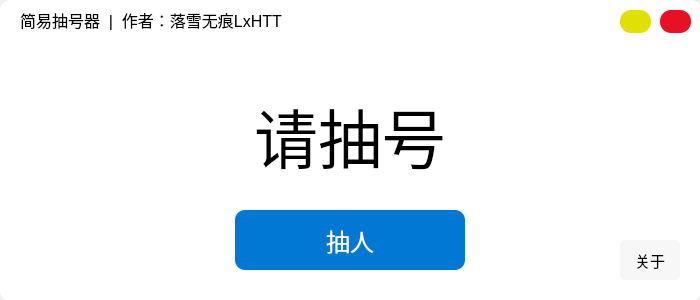
<?xml version="1.0" encoding="UTF-8"?>
<ui version="4.0">
 <class>LxRandom</class>
 <widget class="QMainWindow" name="LxRandom">
  <property name="geometry">
   <rect>
    <x>0</x>
    <y>0</y>
    <width>700</width>
    <height>300</height>
   </rect>
  </property>
  <property name="minimumSize">
   <size>
    <width>700</width>
    <height>300</height>
   </size>
  </property>
  <property name="windowTitle">
   <string>LxRandom</string>
  </property>
  <widget class="QWidget" name="CentralWidget">
   <property name="minimumSize">
    <size>
     <width>700</width>
     <height>300</height>
    </size>
   </property>
   <widget class="QLabel" name="Background">
    <property name="geometry">
     <rect>
      <x>0</x>
      <y>0</y>
      <width>701</width>
      <height>301</height>
     </rect>
    </property>
    <property name="styleSheet">
     <string notr="true">QLabel
{
	background-color: rgb(255, 255, 255);
	border-radius: 10px
}</string>
    </property>
    <property name="text">
     <string/>
    </property>
   </widget>
   <widget class="QWidget" name="LxRandom_Widget" native="true">
    <property name="geometry">
     <rect>
      <x>0</x>
      <y>0</y>
      <width>700</width>
      <height>300</height>
     </rect>
    </property>
    <widget class="QPushButton" name="Close_PushButton">
     <property name="geometry">
      <rect>
       <x>660</x>
       <y>10</y>
       <width>31</width>
       <height>23</height>
      </rect>
     </property>
     <property name="minimumSize">
      <size>
       <width>31</width>
       <height>23</height>
      </size>
     </property>
     <property name="cursor">
      <cursorShape>PointingHandCursor</cursorShape>
     </property>
     <property name="styleSheet">
      <string notr="true">QPushButton
{
	background-color: rgb(232, 17, 35);
	border-radius: 11px;
}
QPushButton:hover
{
	background-color: rgb(193, 6, 16);
	border-radius: 11px;
}
QPushButton:pressed
{
	background-color: rgb(170, 0, 0);
	border-radius: 11px;
}</string>
     </property>
     <property name="text">
      <string/>
     </property>
    </widget>
    <widget class="QPushButton" name="Minimize_PushButton">
     <property name="geometry">
      <rect>
       <x>620</x>
       <y>10</y>
       <width>31</width>
       <height>23</height>
      </rect>
     </property>
     <property name="minimumSize">
      <size>
       <width>31</width>
       <height>23</height>
      </size>
     </property>
     <property name="cursor">
      <cursorShape>PointingHandCursor</cursorShape>
     </property>
     <property name="styleSheet">
      <string notr="true">QPushButton
{
	background-color: rgb(225, 225, 0);
	border-radius: 11px;
}
QPushButton:hover
{
	background-color: rgb(183, 161, 0);
	border-radius: 11px;
}
QPushButton:pressed
{
	background-color: rgb(161, 161, 0);
	border-radius: 11px;
}</string>
     </property>
     <property name="text">
      <string/>
     </property>
    </widget>
    <widget class="QLabel" name="Title_Label">
     <property name="geometry">
      <rect>
       <x>20</x>
       <y>10</y>
       <width>290</width>
       <height>20</height>
      </rect>
     </property>
     <property name="minimumSize">
      <size>
       <width>290</width>
       <height>20</height>
      </size>
     </property>
     <property name="font">
      <font>
       <family>Microsoft YaHei UI</family>
       <pointsize>12</pointsize>
      </font>
     </property>
     <property name="text">
      <string>简易抽号器  |  作者：落雪无痕LxHTT</string>
     </property>
    </widget>
    <widget class="QStackedWidget" name="FunctionsStackWidget">
     <property name="geometry">
      <rect>
       <x>0</x>
       <y>-20</y>
       <width>701</width>
       <height>321</height>
      </rect>
     </property>
     <widget class="QWidget" name="RandomPage">
      <widget class="QPushButton" name="Start_PushButton">
       <property name="geometry">
        <rect>
         <x>235</x>
         <y>230</y>
         <width>230</width>
         <height>60</height>
        </rect>
       </property>
       <property name="minimumSize">
        <size>
         <width>230</width>
         <height>60</height>
        </size>
       </property>
       <property name="font">
        <font>
         <family>Microsoft YaHei UI</family>
         <pointsize>18</pointsize>
        </font>
       </property>
       <property name="cursor">
        <cursorShape>PointingHandCursor</cursorShape>
       </property>
       <property name="styleSheet">
        <string notr="true">QPushButton
{
	background-color: rgb(0, 120, 212);
	border-radius: 10px;
	color: rgb(255, 255, 255);
}
QPushButton:hover
{
    background-color: rgb(0, 110, 212);
	border-radius: 10px;
    color: rgb(255, 255, 255);
}
QPushButton:pressed
{
    background-color: rgb(0, 100, 212);
	border-radius: 10px;
    color: rgb(255, 255, 255);
}</string>
       </property>
       <property name="text">
        <string>抽人</string>
       </property>
       <property name="flat">
        <bool>false</bool>
       </property>
      </widget>
      <widget class="QPushButton" name="About_PushButton">
       <property name="geometry">
        <rect>
         <x>620</x>
         <y>260</y>
         <width>60</width>
         <height>40</height>
        </rect>
       </property>
       <property name="minimumSize">
        <size>
         <width>60</width>
         <height>40</height>
        </size>
       </property>
       <property name="font">
        <font>
         <family>Microsoft YaHei UI</family>
         <pointsize>11</pointsize>
        </font>
       </property>
       <property name="cursor">
        <cursorShape>PointingHandCursor</cursorShape>
       </property>
       <property name="styleSheet">
        <string notr="true">QPushButton
{
	background-color: rgb(247, 247, 247);
	border-radius: 5px;
}
QPushButton:hover
{
	background-color: rgb(230, 230, 230);
	border-radius: 5px;
}
QPushButton:pressed
{
	background-color: rgb(225, 225, 225);
	border-radius: 5px;
}</string>
       </property>
       <property name="text">
        <string>关于</string>
       </property>
      </widget>
      <widget class="QLabel" name="Name_Label">
       <property name="geometry">
        <rect>
         <x>50</x>
         <y>110</y>
         <width>600</width>
         <height>90</height>
        </rect>
       </property>
       <property name="minimumSize">
        <size>
         <width>560</width>
         <height>90</height>
        </size>
       </property>
       <property name="font">
        <font>
         <family>Microsoft YaHei UI</family>
         <pointsize>48</pointsize>
        </font>
       </property>
       <property name="layoutDirection">
        <enum>Qt::LeftToRight</enum>
       </property>
       <property name="text">
        <string>请抽号</string>
       </property>
       <property name="scaledContents">
        <bool>false</bool>
       </property>
       <property name="alignment">
        <set>Qt::AlignCenter</set>
       </property>
      </widget>
     </widget>
     <widget class="QWidget" name="AboutPage">
      <widget class="QLabel" name="About_Label">
       <property name="geometry">
        <rect>
         <x>225</x>
         <y>110</y>
         <width>250</width>
         <height>100</height>
        </rect>
       </property>
       <property name="minimumSize">
        <size>
         <width>250</width>
         <height>100</height>
        </size>
       </property>
       <property name="font">
        <font>
         <family>Microsoft YaHei UI</family>
         <pointsize>11</pointsize>
        </font>
       </property>
       <property name="text">
        <string>其实这个软件啥也不是，
不过一个随手写的抽号器罢了。
专门为老师们定制，
默认读取目录下的student.txt。</string>
       </property>
       <property name="alignment">
        <set>Qt::AlignCenter</set>
       </property>
      </widget>
      <widget class="QPushButton" name="Random_PushButton">
       <property name="geometry">
        <rect>
         <x>620</x>
         <y>260</y>
         <width>60</width>
         <height>40</height>
        </rect>
       </property>
       <property name="minimumSize">
        <size>
         <width>60</width>
         <height>40</height>
        </size>
       </property>
       <property name="font">
        <font>
         <family>Microsoft YaHei UI</family>
         <pointsize>11</pointsize>
        </font>
       </property>
       <property name="cursor">
        <cursorShape>PointingHandCursor</cursorShape>
       </property>
       <property name="styleSheet">
        <string notr="true">QPushButton
{
	background-color: rgb(247, 247, 247);
	border-radius: 5px;
}
QPushButton:hover
{
	background-color: rgb(230, 230, 230);
	border-radius: 5px;
}
QPushButton:pressed
{
	background-color: rgb(225, 225, 225);
	border-radius: 5px;
}</string>
       </property>
       <property name="text">
        <string>返回</string>
       </property>
      </widget>
     </widget>
    </widget>
    <zorder>FunctionsStackWidget</zorder>
    <zorder>Close_PushButton</zorder>
    <zorder>Minimize_PushButton</zorder>
    <zorder>Title_Label</zorder>
   </widget>
  </widget>
 </widget>
 <resources/>
 <connections/>
</ui>
